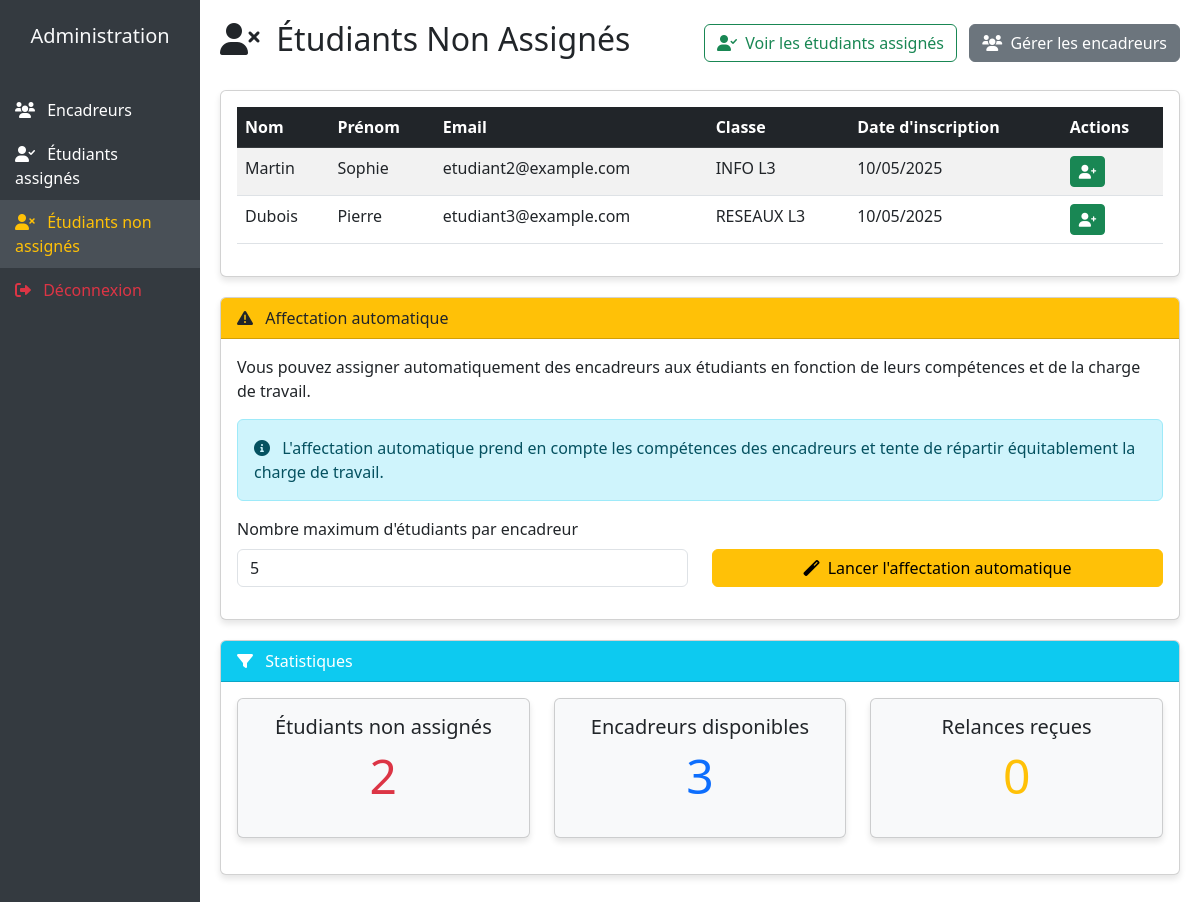
The page /index.php?controller=admin&action=unassignedStudents (signed in) on the database its author committed.
### tables this page shows
CREATE TABLE IF NOT EXISTS etudiants (
  id INT PRIMARY KEY,
  nom VARCHAR(50) NOT NULL,
  prenom VARCHAR(50) NOT NULL,
  email VARCHAR(100) NOT NULL,
  classe VARCHAR(50) DEFAULT NULL,
  theme VARCHAR(255) DEFAULT NULL,
  binome TINYINT(1) DEFAULT 0,
  fichier_pdf VARCHAR(255) DEFAULT NULL,
  form_submitted TINYINT(1) DEFAULT 0,
  date_soumission DATETIME DEFAULT NULL,
  date_modification DATETIME DEFAULT NULL,
  role VARCHAR(20) DEFAULT 'etudiant',
  created_at DATETIME DEFAULT CURRENT_TIMESTAMP,
  FOREIGN KEY (id) REFERENCES users(id) ON DELETE CASCADE
);

### controllers/AdminController.php (called while the page is built, shortened)
<?php
class AdminController {
    public function unassignedStudents() {
        $db = Database::getConnection();
        $stmt = $db->query("
            SELECT * FROM etudiants
            WHERE id NOT IN (SELECT etudiant_id FROM affectations)
            ORDER BY created_at DESC
        ");
        $students = $stmt->fetchAll(PDO::FETCH_ASSOC);
        require 'views/admin/unassigned_students.php';
    }
}
?>

### views/admin/unassigned_students.php (the view, shortened to what this page needs)
<!DOCTYPE html>
<html lang="fr">
<head>
    <link href="https://cdn.jsdelivr.net/npm/bootstrap@5.3.0/dist/css/bootstrap.min.css" rel="stylesheet">
    <link rel="stylesheet" href="https://cdnjs.cloudflare.com/ajax/libs/font-awesome/6.0.0/css/all.min.css">
</head>
<body>
    <div class="container-fluid">
        <div class="row">
            <div class="col-md-3 col-lg-2 sidebar p-0">
                <div class="text-center py-4 mb-3">
                    <h5 class="text-light mb-0">Administration</h5>
                </div>
                <ul class="nav flex-column">
                    <li class="nav-item">
                        <a href="index.php?controller=admin&action=encadreurs" class="nav-link">
                            <i class="fas fa-users me-2"></i> Encadreurs
                        </a>
                    </li>
                    <li class="nav-item">
                        <a href="index.php?controller=admin&action=assignedStudents" class="nav-link">
                            <i class="fas fa-user-check me-2"></i> Étudiants assignés
                        </a>
                    </li>
                    <li class="nav-item">
                        <a href="index.php?controller=admin&action=unassignedStudents" class="nav-link active">
                            <i class="fas fa-user-times me-2"></i> Étudiants non assignés
                        </a>
                    </li>
                    <li class="nav-item">
                        <a href="index.php?controller=auth&action=logout" class="nav-link text-danger">
                            <i class="fas fa-sign-out-alt me-2"></i> Déconnexion
                        </a>
                    </li>
                </ul>
            </div>
            <div class="col-md-9 col-lg-10 content">
                <div class="d-flex justify-content-between align-items-center mb-4">
                    <h2><i class="fas fa-user-times me-2"></i> Étudiants Non Assignés</h2>
                    <div>
                        <a href="index.php?controller=admin&action=assignedStudents" class="btn btn-outline-success me-2">
                            <i class="fas fa-user-check me-1"></i> Voir les étudiants assignés
                        </a>
                        <a href="index.php?controller=admin&action=encadreurs" class="btn btn-secondary">
                            <i class="fas fa-users me-1"></i> Gérer les encadreurs
                        </a>
                    </div>
                </div>
                <div class="card">
                    <div class="card-body">
                        <?php if (empty($students)): ?>
                            <div class="alert alert-success">
                                <i class="fas fa-check-circle me-2"></i> Tous les étudiants sont assignés à des encadreurs.
                            </div>
                        <?php else: ?>
                            <div class="table-responsive">
                                <table class="table table-striped table-hover">
                                    <thead class="table-dark">
                                        <tr>
                                            <th>Nom</th>
                                            <th>Prénom</th>
                                            <th>Email</th>
                                            <th>Classe</th>
                                            <th>Date d'inscription</th>
                                            <th>Actions</th>
                                        </tr>
                                    </thead>
                                    <tbody>
                                        <?php foreach ($students as $student): ?>
                                            <tr>
                                                <td><?= htmlspecialchars($student['nom']) ?></td>
                                                <td><?= htmlspecialchars($student['prenom']) ?></td>
                                                <td><?= htmlspecialchars($student['email'] ?? 'Non défini') ?></td>
                                                <td><?= htmlspecialchars($student['classe'] ?? 'Non définie') ?></td>
                                                <td>
                                                    <?= isset($student['created_at'])
                                                        ? date('d/m/Y', strtotime($student['created_at']))
                                                        : 'Non disponible'
                                                    ?>
                                                </td>
                                                <td>
                                                    <a href="#" class="btn btn-sm btn-success"
                                                       data-bs-toggle="modal" data-bs-target="#assignEncadreurModal<?= $student['id'] ?>"
                                                       title="Assigner un encadreur">
                                                        <i class="fas fa-user-plus"></i>
                                                    </a>
                                                </td>
                                            </tr>
                                        <?php endforeach; ?>
                                    </tbody>
                                </table>
                            </div>
                        <?php endif; ?>
                    </div>
                </div>
                <?php if (!empty($students)): ?>
                <div class="card">
                    <div class="card-header bg-warning text-dark">
                        <i class="fas fa-exclamation-triangle me-2"></i> Affectation automatique
                    </div>
                    <div class="card-body">
                        <p>Vous pouvez assigner automatiquement des encadreurs aux étudiants en fonction de leurs compétences et de la charge de travail.</p>
                        <div class="alert alert-info">
                            <i class="fas fa-info-circle me-2"></i> L'affectation automatique prend en compte les compétences des encadreurs et tente de répartir équitablement la charge de travail.
                        </div>
                        <form method="POST" action="index.php?controller=admin&action=autoAssign">
                            <div class="row align-items-end">
                                <div class="col-md-6 mb-3">
                                    <label class="form-label">Nombre maximum d'étudiants par encadreur</label>
                                    <input type="number" name="max_students" class="form-control" min="1" max="20" value="5">
                                </div>
                                <div class="col-md-6 mb-3">
                                    <div class="d-grid">
                                        <button type="submit" class="btn btn-warning"
                                                onclick="return confirm('Êtes-vous sûr de vouloir lancer l\'affectation automatique ?');">
                                            <i class="fas fa-magic me-1"></i> Lancer l'affectation automatique
                                        </button>
                                    </div>
                                </div>
                            </div>
                        </form>
                    </div>
                </div>
                <?php endif; ?>
                <div class="card">
                    <div class="card-header bg-info text-white">
                        <i class="fas fa-filter me-2"></i> Statistiques
                    </div>
                    <div class="card-body">
                        <div class="row">
                            <div class="col-md-4">
                                <div class="card bg-light">
                                    <div class="card-body text-center">
                                        <h5 class="card-title">Étudiants non assignés</h5>
                                        <p class="display-5 text-danger"><?= count($students) ?></p>
                                    </div>
                                </div>
                            </div>
                            <div class="col-md-4">
                                <div class="card bg-light">
                                    <div class="card-body text-center">
                                        <h5 class="card-title">Encadreurs disponibles</h5>
                                        <?php
                                        $db = Database::getConnection();
                                        $stmt = $db->query("SELECT COUNT(*) FROM encadreurs");
                                        $encadreurs_count = $stmt->fetchColumn();
                                        ?>
                                        <p class="display-5 text-primary"><?= $encadreurs_count ?></p>
                                    </div>
                                </div>
                            </div>
                            <div class="col-md-4">
                                <div class="card bg-light">
                                    <div class="card-body text-center">
                                        <h5 class="card-title">Relances reçues</h5>
                                        <?php
                                        $db = Database::getConnection();
                                        $stmt = $db->query("SELECT COUNT(*) FROM relances");
                                        $relances_count = $stmt->fetchColumn() ?? 0;
                                        ?>
                                        <p class="display-5 text-warning"><?= $relances_count ?></p>
                                    </div>
                                </div>
                            </div>
                        </div>
                    </div>
                </div>
            </div>
        </div>
    </div>
</body>
</html>

### views/admin/unassigned_students.php (style rules this page uses)
.sidebar { min-height: 100vh; background-color: #343a40; color: white; }
.sidebar a { color: white; text-decoration: none; padding: 10px 15px; display: block; transition: all 0.3s; }
.sidebar a:hover, .sidebar a.active { background-color: #495057; color: #ffc107; }
.content { padding: 20px; }
.card { margin-bottom: 20px; box-shadow: 0 4px 6px rgba(0,0,0,.1); }

### rows shown on the page
etudiants: nom "Martin", prenom "Sophie", email "etudiant2@example.com", classe "INFO L3", created_at "10/05/2025"
etudiants: nom "Dubois", prenom "Pierre", email "etudiant3@example.com", classe "RESEAUX L3", created_at "10/05/2025"

### other values the page prints
count($students) "2"
$encadreurs_count "3"
$relances_count "0"
